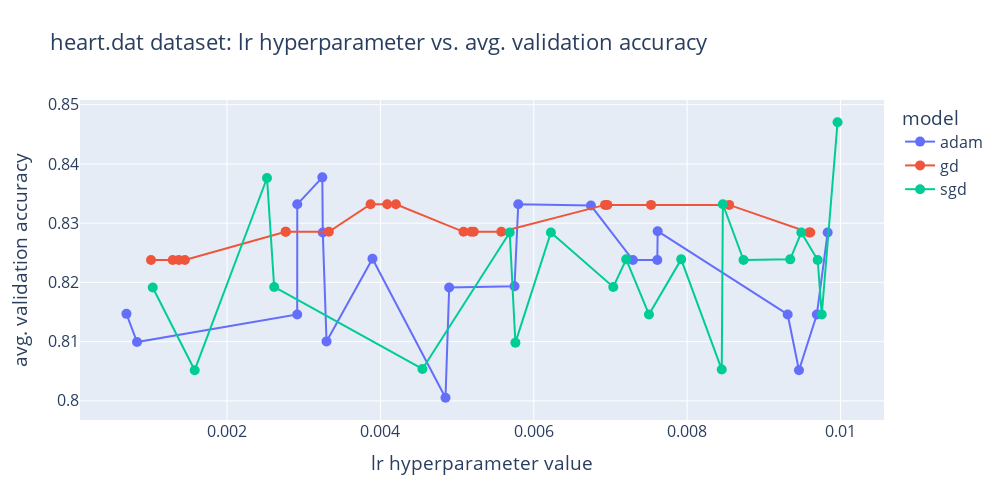

Notebook code cell kept with this figure:
### Code cell
plot_acc_vs_hyperparameter([gd_search, sgd_search, adam_search], "logistic_regression__lr", dataset_name, model_names=['gd', 'sgd', 'adam'])

### Figure 1 — Plotly figure (JSON) as saved in the notebook; plotly's stock layout.template omitted (floating-point values rounded to 4 significant figures)
{"data": [{"hovertemplate": "model=adam<br>lr hyperparameter value=%{x}<br>avg. validation accuracy=%{y}<extra></extra>", "legendgroup": "adam", "line": {"color": "#636efa", "dash": "solid"}, "marker": {"size": 10, "symbol": "circle"}, "mode": "lines+markers", "name": "adam", "orientation": "v", "showlegend": true, "type": "scatter", "x": [0.0006879, 0.0008258, 0.002915, 0.002916, 0.003242, 0.003248, 0.003297, 0.003896, 0.004849, 0.004897, 0.005749, 0.005798, 0.006745, 0.007292, 0.007611, 0.007616, 0.009311, 0.009458, 0.009691, 0.009833], "xaxis": "x", "y": [0.8147, 0.8099, 0.8146, 0.8332, 0.8377, 0.8284, 0.81, 0.824, 0.8005, 0.8191, 0.8193, 0.8332, 0.833, 0.8238, 0.8238, 0.8286, 0.8146, 0.8052, 0.8146, 0.8284], "yaxis": "y"}, {"hovertemplate": "model=gd<br>lr hyperparameter value=%{x}<br>avg. validation accuracy=%{y}<extra></extra>", "legendgroup": "gd", "line": {"color": "#EF553B", "dash": "solid"}, "marker": {"size": 10, "symbol": "circle"}, "mode": "lines+markers", "name": "gd", "orientation": "v", "showlegend": true, "type": "scatter", "x": [0.001008, 0.001291, 0.001371, 0.00145, 0.002763, 0.002767, 0.003328, 0.003872, 0.004088, 0.004201, 0.005084, 0.005184, 0.005217, 0.005576, 0.006929, 0.006959, 0.007529, 0.008548, 0.00959, 0.009606], "xaxis": "x", "y": [0.8238, 0.8238, 0.8238, 0.8238, 0.8285, 0.8285, 0.8285, 0.8332, 0.8332, 0.8332, 0.8285, 0.8285, 0.8285, 0.8285, 0.8331, 0.8331, 0.8331, 0.8331, 0.8284, 0.8284], "yaxis": "y"}, {"hovertemplate": "model=sgd<br>lr hyperparameter value=%{x}<br>avg. validation accuracy=%{y}<extra></extra>", "legendgroup": "sgd", "line": {"color": "#00cc96", "dash": "solid"}, "marker": {"size": 10, "symbol": "circle"}, "mode": "lines+markers", "name": "sgd", "orientation": "v", "showlegend": true, "type": "scatter", "x": [0.001031, 0.001578, 0.002521, 0.002614, 0.004548, 0.005686, 0.00576, 0.006223, 0.007036, 0.007205, 0.007502, 0.007922, 0.008451, 0.008466, 0.008735, 0.009344, 0.009489, 0.009702, 0.009755, 0.009961], "xaxis": "x", "y": [0.8191, 0.8052, 0.8376, 0.8192, 0.8054, 0.8284, 0.8098, 0.8284, 0.8192, 0.8239, 0.8146, 0.8239, 0.8053, 0.8332, 0.8238, 0.8239, 0.8284, 0.8238, 0.8146, 0.847], "yaxis": "y"}], "layout": {"font": {"size": 16}, "height": 500, "legend": {"title": {"text": "model"}, "tracegroupgap": 0}, "title": {"text": "heart.dat dataset: lr hyperparameter vs. avg. validation accuracy"}, "width": 1000, "xaxis": {"anchor": "y", "domain": [0, 1], "title": {"text": "lr hyperparameter value"}}, "yaxis": {"anchor": "x", "domain": [0, 1], "title": {"text": "avg. validation accuracy"}}}}
